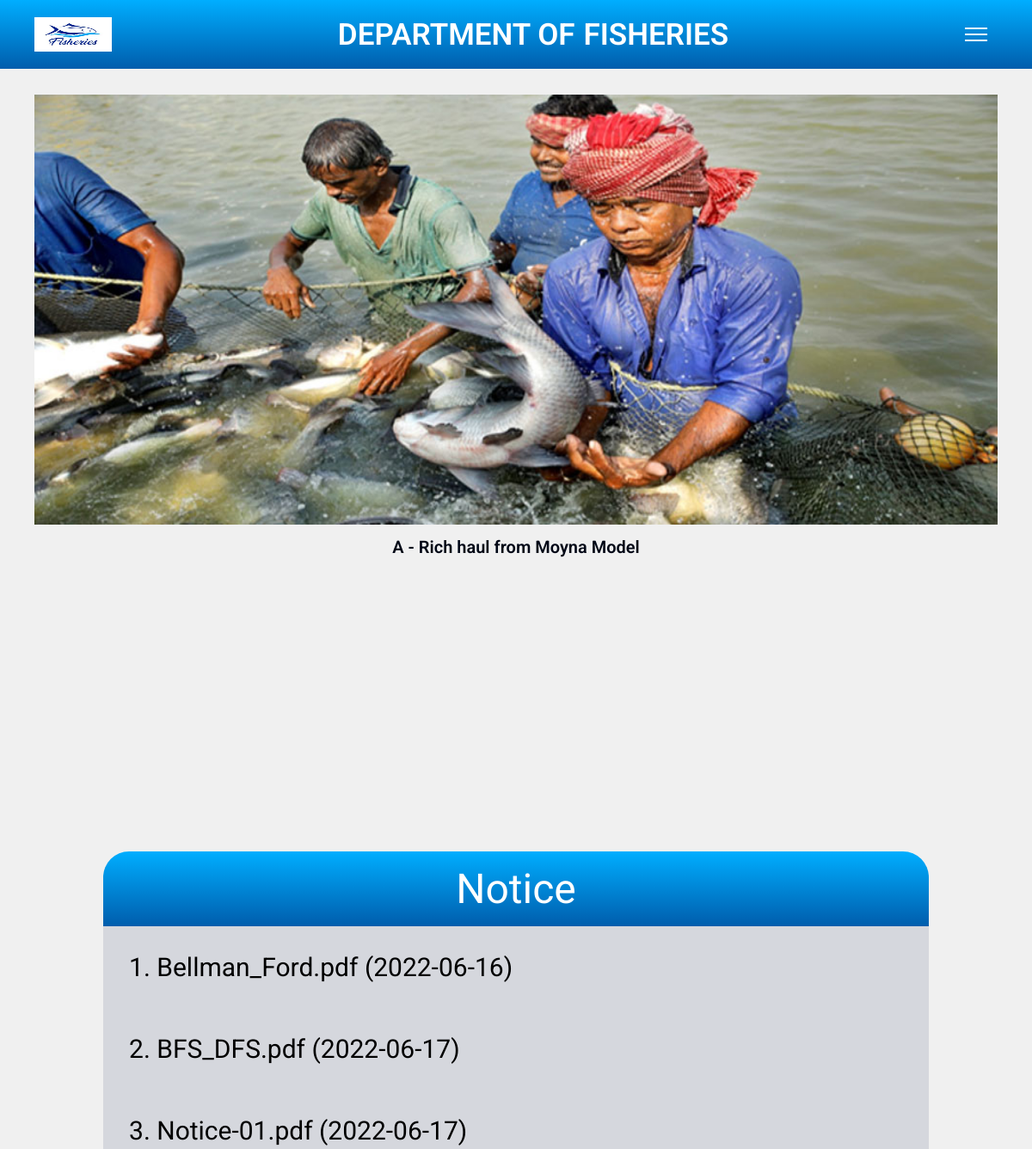
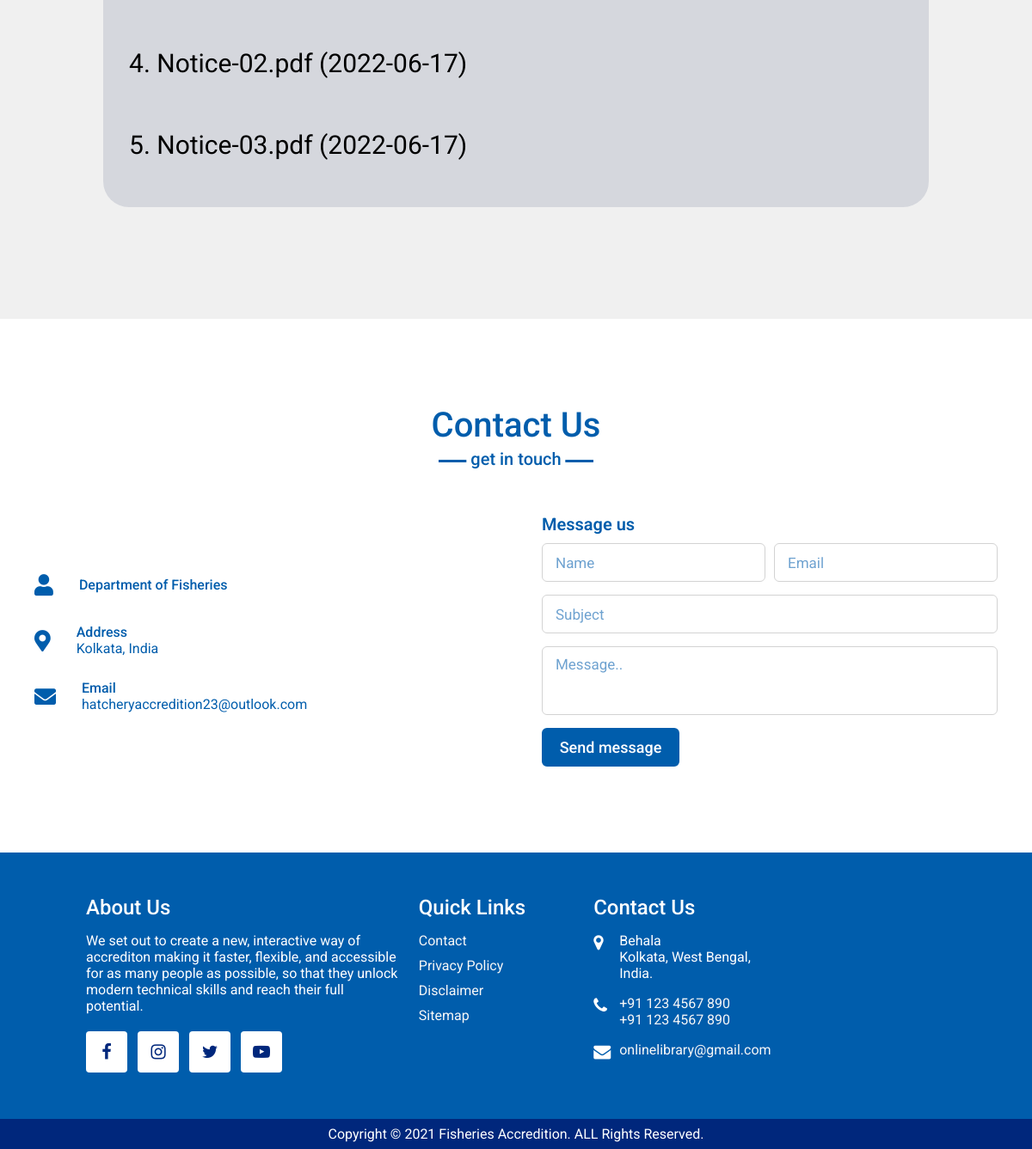
The app's page /Project1/index.php with its own data (2 pictures, top to bottom).
### tables this page shows
CREATE TABLE `notice_tb` (
  `ID` int(11) NOT NULL,
  `Notice` varchar(100) NOT NULL,
  `Uploader` varchar(20) NOT NULL,
  `Date` date NOT NULL
);

### Project1/index.php (the view, shortened to what this page needs)
<?php
  require('config.php');
  $query = " SELECT * FROM `notice_tb` LIMIT 10 ";
	$result = mysqli_query($conn,$query);
	$posts = mysqli_fetch_all($result,MYSQLI_ASSOC);
  $i=1;
?>
<!DOCTYPE html>
<html lang="en">
<head>
    <link rel="stylesheet" href="css/style1.css">
    <link rel="stylesheet" href="https://cdnjs.cloudflare.com/ajax/libs/font-awesome/5.15.2/css/all.min.css"/>
    <link rel="stylesheet" href="https://cdnjs.cloudflare.com/ajax/libs/OwlCarousel2/2.3.4/assets/owl.carousel.min.css"/>
    <link rel="stylesheet" href="https://stackpath.bootstrapcdn.com/font-awesome/4.7.0/css/font-awesome.min.css">
    <link rel='stylesheet' href='https://cdnjs.cloudflare.com/ajax/libs/animate.css/3.2.3/animate.css'>
</head>
<body>
    <nav class="navbar">
        <div class="max-width">
            <img src="images/logo.jpg" style="height: 40px;width: 100px; padding-right: 10px;" class="photo">
            <div class="logo">
                <a href="#">DEPARTMENT OF<span>FISHERIES</span></a></div>
                    <button class="toggle-menu">
                        <span></span>
                    </button>
        </div>
    </nav>
    <section class="home" id="home">
      <div class="max-width">
          <div class="row">
            <div class="home-content">
                <div class="photoslider">
                    <div class="slideshow-container">
                       <div class="mySlides fade">
                         <img src="images/slider2.jpg" class="photo">
                         <figcaption>A - Rich haul from Moyna Model</figcaption>
                       </div>
                       <br>
                    </div>
                 </div>
                 </div>
            </div>
          </div>
    </section>
    <section class="noticeSection">
      <div class="noticeHead">
        <h1>Notice</h1>
      </div>
      <div class="notice">
        <div class="dl">
          <?php
            foreach ($posts as $post)
          {?>
              <a href='notices/<?php echo $post['Notice'] ?>' target='_blank'>
                <?php echo $i++ .'. '. $post['Notice'] ?>
                (<?php echo $post['Date'] ?>)
              </a>
          <?php
          }?>
        </div>
      </div>
    </section>
    <section class="contact" id="contact">
        <div class="max-width">
            <h2 class="title">Contact Us</h2>
            <div class="contact-content">
                <div class="column left">
                    <div class="icons">
                        <div class="row">
                            <i class="fas fa-user"></i>
                            <div class="info">
                                <div class="head">Department of Fisheries</div>
                            </div>
                        </div>
                        <div class="row">
                            <i class="fas fa-map-marker-alt"></i>
                            <div class="info">
                                <div class="head">Address</div>
                                <div class="sub-title">Kolkata, India</div>
                            </div>
                        </div>
                        <div class="row">
                            <i class="fas fa-envelope"></i>
                            <div class="info">
                                <div class="head">Email</div>
                                <div class="sub-title">hatcheryaccredition23@outlook.com</div>
                            </div>
                        </div>
                    </div>
                </div>
                <div class="column right">
                    <div class="text">Message us</div>
                    <form class="contact-form" action="feed.php" method="POST">
                        <div class="fields">
                            <div class="field name">
                                <input type="text" class="fullname" placeholder="Name" name="name">
                            </div>
                            <div class="field email">
                                <input type="text" class="email-input" placeholder="Email" name="email">
                            </div>
                        </div>
                        <div class="field">
                            <input type="text" class="subject" placeholder="Subject" name="subject">
                        </div>
                        <div class="field textarea">
                            <textarea class="message" cols="30" rows="10" placeholder="Message.." name="message"></textarea>
                        </div>
                        <div class="button-area">
                            <button class="send-msg" type="submit" name="send">Send message</button>
                        </div>
                    </form>
                </div>
            </div>
        </div>
    </section>
      <footer>
        <div class="container">
            <div class="sec aboutus">
                <h2>About Us</h2>
                <p>We set out to create a new, interactive way of accrediton making it faster, flexible, and accessible for as many people as possible, so that they unlock modern technical skills and reach their full potential.</p>
                <ul class="sci">
                    <li><a href="#"><i class="fa fa-facebook" aria-hidden="true"></i></a></li>
                    <li><a href="#"><i class="fa fa-instagram" aria-hidden="true"></i></a></li>
                    <li><a href="#"><i class="fa fa-twitter" aria-hidden="true"></i></a></li>
                    <li><a href="#"><i class="fa fa-youtube-play" aria-hidden="true"></i></a></li>
                </ul>
            </div>
            <div class="sec quicklinks">
                <h2>Quick Links</h2>
                <ul>
                    <li><a href="#contact">Contact</a></li>
                    <li><a href="#">Privacy Policy</a></li>
                    <li><a href="#">Disclaimer</a></li>
                    <li><a href="sitemap.html">Sitemap</a></li>
                </ul>
            </div>
            <div class="sec contact">
                <h2>Contact Us</h2>
                <ul class="info">
                    <li>
                        <span><i class="fa fa-map-marker" aria-hidden="true"></i></span>
                        <span>Behala<br>Kolkata, West Bengal,<br>India.</span>
                    </li>
                    <li>
                        <span><i class="fa fa-phone" aria-hidden="true"></i></span>
                        <p><a href="tel:+9112345678900">+91 123 4567 890</a><br>
                           <a href="tel:+9112345678900">+91 123 4567 890</a></p>
                    </li>
                    <li>
                        <span><i class="fa fa-envelope" aria-hidden="true"></i></span>
                        <p><a href="mailto:onlinelibrary@gmail.com">onlinelibrary@gmail.com</a></p>
                    </li>
                </ul>
            </div>
        </div>
    </footer>
    <div class="copyrightText">
        <p>Copyright © 2021 Fisheries Accredition. ALL Rights Reserved.</p>
    </div>
</body>
</html>

### records on screen
notice_tb: Notice "Bellman_Ford.pdf", Date "2022-06-16"
notice_tb: Notice "BFS_DFS.pdf", Date "2022-06-17"
notice_tb: Notice "Notice-01.pdf", Date "2022-06-17"
notice_tb: Notice "Notice-02.pdf", Date "2022-06-17"
notice_tb: Notice "Notice-03.pdf", Date "2022-06-17"
